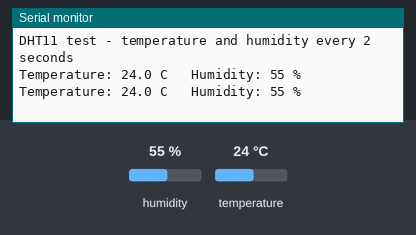
Simulated run of this sketch. Board: Arduino Uno, built with avr-gcc and run on an emulated ATmega328P. On the bench: the last lines printed to the serial monitor. Inputs (shaded band) come from the test bench; at power-on: humidity 55 %, temperature 24 °C.

Above: at 4.8 s.
4.9 s: humidity set to 22 %
At 7.5 s:
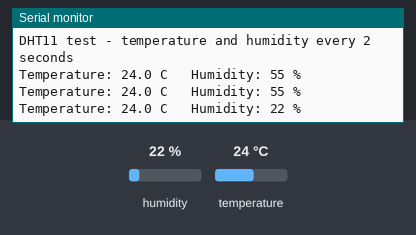
7.9 s: temperature set to 12 °C
At 8.7 s:
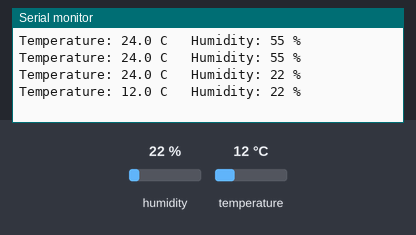
10.9 s: humidity set to 40 %
At 13.6 s:
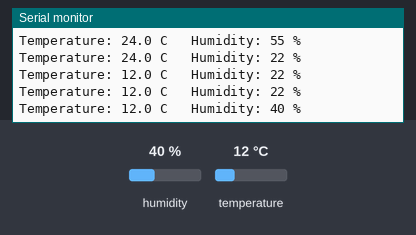
Timing chart, 0 to 15.1 s (numbered marks = the images above; inputs shaded):
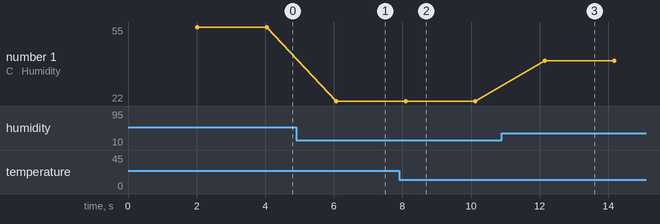

Measured:
- after the input at 4.9 s, the serial monitor: prints a new line after 1.2 s (image 1)
- after the input at 7.9 s, the serial monitor: prints a new line after 0.20 s (image 2)
- after the input at 10.9 s, the serial monitor: prints a new line after 1.2 s (image 3)
- plotted number 1: 55 → 22 after the input at 4.9 s, 22 → 40 after the input at 10.9 s

The sketch:

dht11_test.ino
```cpp
// ElTech-Online ESP32 Plant Monitor — DHT11 test
//
// The smallest sketch for the DHT11 temperature/humidity module: it reads the
// sensor every 2 seconds and prints the temperature and humidity to Serial
// Monitor. No display, no WiFi.
//
// Use it to:
//   - check the DHT11 is wired correctly before building the full project
//   - see how the readings change when you breathe on the sensor
//
// Library needed (Arduino IDE Library Manager): DHT sensor library (by Adafruit).
// If it asks to install Adafruit Unified Sensor too, click "Install all".
//
// Wiring (3 wires):
//   DHT11 VCC  -> ESP32-C3 3V3
//   DHT11 GND  -> ESP32-C3 GND
//   DHT11 DATA -> ESP32-C3 GPIO 10
//
// How to use:
//   1. Upload this sketch and open Tools > Serial Monitor at 115200 baud.
//   2. You should see a room temperature (about 15-30 C) and humidity
//      (about 30-70 %). Breathe gently on the sensor: the humidity goes up.
//   "Failed to read" every time means a wiring problem: check DATA is on GPIO 10.

#include <DHT.h>   // the library that does the DHT11's pulse timing for us

// The pin the sensor's DATA wire is connected to. Any free digital pin works
// except GPIO 2, 8 and 9, which the ESP32-C3 also uses to decide how to start up.
#define DHT_PIN  10
#define DHT_TYPE DHT11   // the library also handles the DHT22, so say which one

// This line creates the "dht" object: it stands for the real sensor, and we
// ask it for readings with a dot, like dht.readTemperature().
DHT dht(DHT_PIN, DHT_TYPE);

// setup() runs once, when the board is powered on or reset.
void setup() {
  // Start the connection to the computer, at 115200 bits per second. Serial
  // Monitor must be set to the same speed or the text comes out garbled.
  Serial.begin(115200);
  dht.begin();
  Serial.println("DHT11 test - temperature and humidity every 2 seconds");
}

// loop() runs over and over, forever.
void loop() {
  // The DHT11 can only take a new measurement about once a second, so wait
  // 2 seconds between readings (2000 milliseconds).
  delay(2000);

  float humidity = dht.readHumidity();          // in %
  float temperature = dht.readTemperature();    // in degrees C

  // If the sensor didn't answer, the library hands back NAN ("not a number").
  // isnan() checks for that. A single miss now and then is normal.
  if (isnan(humidity) || isnan(temperature)) {
    Serial.println("Failed to read from the DHT11 - check the wiring");
    return;   // skip the rest of loop() this time round
  }

  Serial.print("Temperature: ");
  Serial.print(temperature, 1);   // 1 = one decimal place
  Serial.print(" C   Humidity: ");
  Serial.print(humidity, 0);      // 0 = whole number
  Serial.println(" %");
}
```
